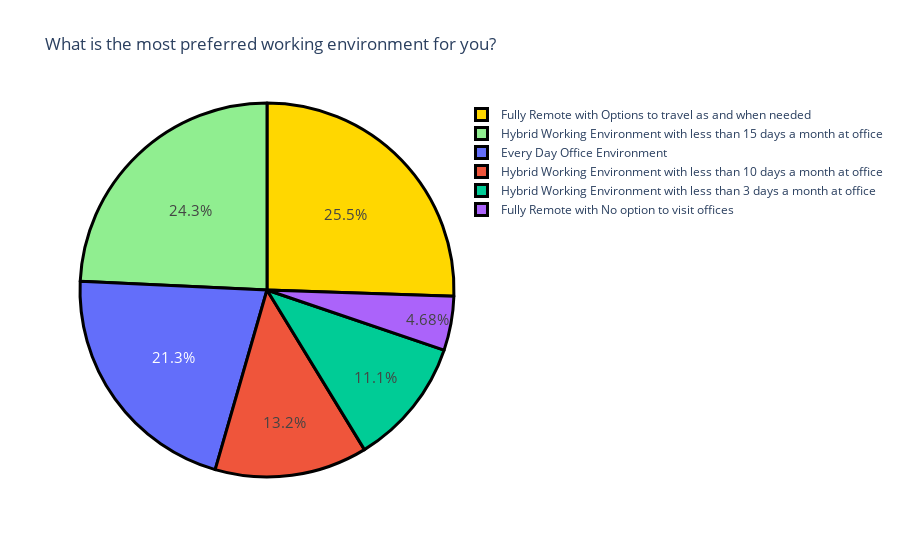

Write notebook code for a chart like this one.
### Markdown cell above
##### Most people are unhappy working with a company whose mission is not to bring any social impact.

### Code cell
# Now let’s have a look at the preferred working environment of Genz
question7 = "What is the most preferred working environment for you."
question7 = data[question7].value_counts()
label = question7.index
counts = question7.values
colors = ['gold','lightgreen']
fig = go.Figure(data=[go.Pie(labels=label, values=counts)])
fig.update_layout(title_text='What is the most preferred working environment for you?')
fig.update_traces(hoverinfo='label+value', textinfo='percent', textfont_size=15,
                  marker=dict(colors=colors, line=dict(color='black', width=3)))
fig.show()

### Figure 1 — Plotly figure (JSON) as saved in the notebook; plotly's stock layout.template omitted (floating-point values rounded to 4 significant figures)
{"data": [{"hoverinfo": "label+value", "labels": ["Fully Remote with Options to travel as and when needed", "Hybrid Working Environment with less than 15 days a month at office", "Every Day Office Environment", "Hybrid Working Environment with less than 10 days a month at office", "Hybrid Working Environment with less than 3 days a month at office", "Fully Remote with No option to visit offices"], "marker": {"colors": ["gold", "lightgreen"], "line": {"color": "black", "width": 3}}, "textfont": {"size": 15}, "textinfo": "percent", "type": "pie", "values": [60, 57, 50, 31, 26, 11]}], "layout": {"autosize": true, "title": {"text": "What is the most preferred working environment for you?"}}}
